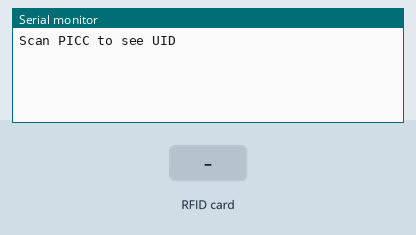
A program run on a simulated ESP32. Shown: the last lines printed to the serial monitor. Inputs (shaded band) come from the test bench. Storage starts empty; nothing arrives over Bluetooth unless stated.

Above: at 1.2 s.
1.3 s: RFID card A1 B2 C3 D4 held to the reader
At 2.2 s:
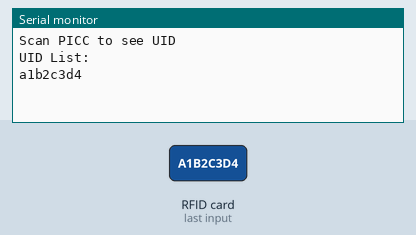
2.8 s: RFID card 5E 7A 19 C4 held to the reader
At 3.7 s:
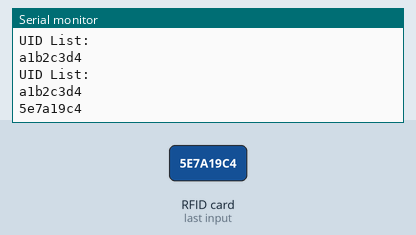

The program:

main.cpp
```cpp
#include <Arduino.h>
#include <BLEDevice.h>
#include <BLEUtils.h>
#include <BLEBeacon.h>

#include <MFRC522v2.h>
#include <MFRC522DriverSPI.h>
//#include <MFRC522DriverI2C.h>
#include <MFRC522DriverPinSimple.h>
#include <MFRC522Debug.h>

#include <ArduinoJson.h>
#include <SPIFFS.h>

#include <vector>
std::vector<String> uidList;

// Learn more about using SPI/I2C or check the pin assigment for your board: https://github.com/OSSLibraries/Arduino_MFRC522v2#pin-layout
MFRC522DriverPinSimple ss_pin(5);

MFRC522DriverSPI driver{ss_pin}; // Create SPI driver
//MFRC522DriverI2C driver{}; // Create I2C driver
MFRC522 mfrc522{driver}; // Create MFRC522 instance


BLEAdvertisementData advdata;
BLEAdvertisementData scandata;


BLEAdvertising *advertising = BLEDevice::getAdvertising();


void setup() {

 Serial.begin(115200); // Initialize serial communication
 while (!Serial); // Do nothing if no serial port is opened (added for Arduinos based on ATMEGA32U4).
 mfrc522.PCD_Init(); // Init MFRC522 board.
 MFRC522Debug::PCD_DumpVersionToSerial(mfrc522, Serial); // Show details of PCD - MFRC522 Card Reader details.
 Serial.println(F("Scan PICC to see UID"));

 // Initialiser SPIFFS
 if (!SPIFFS.begin(true)) {
 Serial.println("Erreur lors de l'initialisation de SPIFFS");
 return;
 }
 BLEDevice::init("");

 scandata.addData("\x11\x07\x12\x34\x56\x78\x90\xAB\xCC\xEF\x12\x34\x56\x78\x90\xAB\xCD\xEF");
 advertising->setScanResponseData(scandata);
}


// void saveUIDToJson(String uid) {
// // Charger ou créer un fichier JSON
// File file = SPIFFS.open("/uids.json", FILE_READ);
// StaticJsonDocument<512> doc;

// if (file) {
// // Charger les données existantes
// DeserializationError error = deserializeJson(doc, file);
// if (error) {
// Serial.println("Erreur lors de la lecture du fichier JSON");
// }
// file.close();
// }

// // Ajouter le nouvel UID
// JsonArray uids = doc["uids"].to<JsonArray>();
// uids.add(uid);

// // Écrire les données mises à jour dans le fichier
// file = SPIFFS.open("/uids.json", FILE_WRITE);
// if (!file) {
// Serial.println("Erreur lors de l'ouverture du fichier pour écriture");
// return;
// }
// serializeJson(doc, file);
// file.close();

// Serial.println("UID ajouté au fichier JSON");
// }

void loop() {

 // Reset the loop if no new card present on the sensor/reader. This saves the entire process when idle.
 if (!mfrc522.PICC_IsNewCardPresent()) {
 return;
 }


 // Select one of the cards.
 if (!mfrc522.PICC_ReadCardSerial()) {
 return;
 }

 JsonDocument doc;

 // Removed duplicate and misplaced code
 // Save the UID on a String variable
 String uidString = "";
 for (byte i = 0; i < mfrc522.uid.size; i++) {
 if (mfrc522.uid.uidByte[i] < 0x10) {
 uidString += "0";
 }
 uidString += String(mfrc522.uid.uidByte[i], HEX);
 // char testuuid = uidString.c_str();

 }

 // Check if UID is already in the list
 bool exists = false;
 for (const String& uid : uidList) {
 if (uid == uidString) {
 exists = true;
 break;
 }
 }
 if (!exists) {
 uidList.push_back(uidString); // Add UID to the list only if not present
 }

 Serial.println("UID List:");
 for (const String& uid : uidList) {
 Serial.println(uid);
 }

 // saveUIDToJson(uidString);
 std::string mfdata = "";
 // std::string ffdata = "";
 // vendor ID
 mfdata += char(0x03);
 mfdata += char(0xFF);
 mfdata += char(0xE5);
 mfdata += char(0x02);
 if (uidString == "a1b2c3d4") { // placeholder: UID of your own tag, lowercase hex
 // vendor ID
 mfdata += char(0x02);
 mfdata += char(0xFF);
 mfdata += char(0x45);

 }
 else {
 mfdata += char(0x02);
 mfdata += char(0xFF);
 mfdata += char(0x50);
 }
 // mfdata += char(0x02);
 // mfdata += char(0xFF);
 // mfdata += char(0x49);

 // ffdata += char(0x11);
 // ffdata += char(0x11);
 // ffdata += char(0x12);
 // ffdata += char(0x34);
 // ffdata += char(0x56);
 // ffdata += char(0x78);
 // ffdata += char(0x90);
 // ffdata += char(0xAB);
 // ffdata += char(0xCC);
 // ffdata += char(0xEF);
 // ffdata += char(0x12);
 // ffdata += char(0x34);
 // ffdata += char(0x56);
 // ffdata += char(0x78);
 // ffdata += char(0x90);
 // ffdata += char(0xAB);
 // ffdata += char(0xCD);
 // ffdata += char(0xEF);


 advdata = BLEAdvertisementData();

 advdata.setName("RFID");
 //advdata.setFlags(0x04);

 advdata.addData(mfdata);
 // scandata.addData(ffdata);


 std::string cppString = std::string(uidString.c_str());
 advdata.addData(cppString);

 advertising->setAdvertisementData(advdata);
 //advertising->setScanResponseData(scandata);
 advertising->start();

}

// #include <BLEDevice.h>
// #include <BLEUtils.h>
// #include <BLEScan.h>
// #include <BLEAdvertisedDevice.h>
// #include <Arduino.h>

// int scanTime = 5; // Duration of the scan in seconds
// BLEScan* pBLEScan;

// void setup() {
// Serial.begin(115200);
// Serial.println("Scanning...");
// BLEDevice::init("");

// // -------------------- Create a BLE scan --------------------
// pBLEScan = BLEDevice::getScan();

// // -------------------- Set scan type: Passive (false) / Active (true) --------------------
// pBLEScan->setActiveScan(false);

// // -------------------- Set scan interval: Time between two consecutive scans --------------------
// pBLEScan->setInterval(100);

// // -------------------- Set scan window: Duration of the scan --------------------
// pBLEScan->setWindow(99);
// }

// void loop() {
// // -------------------- Start the scan and store found devices in foundDevices --------------------
// BLEScanResults foundDevices = pBLEScan->start(scanTime);

// // -------------------- Retrieve a device from the scan results (e.g., the first device) --------------------
// BLEAdvertisedDevice advertisedDevice = foundDevices.getDevice(1);

// // -------------------- Print the MAC address of the first device --------------------
// Serial.printf("Advertised Device: %s\n", advertisedDevice.getAddress().toString().c_str());

// // -------------------- Clear the list of found devices to start a fresh scan --------------------
// pBLEScan->clearResults();

// delay(2000); // Wait 2 seconds before starting the next scan
// }

// #include <BLEDevice.h>
// #include <BLEUtils.h>
// #include <BLEScan.h>
// #include <BLEAdvertisedDevice.h>
// #include <Arduino.h>

// int scanTime = 5; // Duration of the scan in seconds
// BLEScan* pBLEScan;

// void setup() {
// Serial.begin(115200);
// Serial.println("Scanning...");
// BLEDevice::init("");

// // -------------------- Create a BLE scan --------------------
// pBLEScan = BLEDevice::getScan();

// // -------------------- Set scan type: Passive (false) / Active (true) --------------------
// pBLEScan->setActiveScan(true);

// // -------------------- Set scan interval: Time between two consecutive scans --------------------
// pBLEScan->setInterval(100);

// // -------------------- Set scan window: Duration of the scan --------------------
// pBLEScan->setWindow(99);
// }

// void loop() {
// // -------------------- Start the scan and store found devices in foundDevices --------------------
// BLEScanResults foundDevices = pBLEScan->start(scanTime);


// int deviceCount = foundDevices.getCount();
// Serial.printf("Number of devices found: %d\n", deviceCount);

// for (int i = 0; i < deviceCount; i++) {
// BLEAdvertisedDevice device = foundDevices.getDevice(i);

// if (device.getAddress().equals(BLEAddress("84:cc:a8:79:d9:c6"))) {
// Serial.printf("Found device with address %s\n", device.getAddress().toString().c_str());
// Serial.printf("Found device with data uuid %s\n", device.getServiceDataUUID().toString().c_str());
// Serial.printf("Found device with service uuid %s\n", device.getServiceUUID().toString().c_str());
// Serial.println(device.toString().c_str());
// }
// // Serial.printf("Device %d: %s\n", i, device.getAddress().toString().c_str());
// // Serial.printf(" nom %d: %s\n", i, device.getName().c_str());
// // Serial.printf(" rssi %d: %d\n", i, device.getRSSI());
// // if (device.getManufacturerData().length() > 0) {
// // Serial.printf("manufacturer data %d: %s\n", i, device.getManufacturerData().c_str());
// // } else {
// // Serial.printf("manufacturer data %d: [No Data]\n", i);
// // }
// // Serial.printf("UUID %d: %s\n", i, device.getServiceData().c_str());

// }
// // -------------------- Retrieve a device from the scan results (e.g., the first device) --------------------

// // -------------------- Print the MAC address of the first device --------------------

// // -------------------- Clear the list of found devices to start a fresh scan --------------------
// pBLEScan->clearResults();

// delay(2000); // Wait 2 seconds before starting the next scan

// }
```

Measured:
- after the input at 1.3 s, the serial monitor: prints a new line at once (image 1)
- after the input at 2.8 s, the serial monitor: prints a new line at once (image 2)
